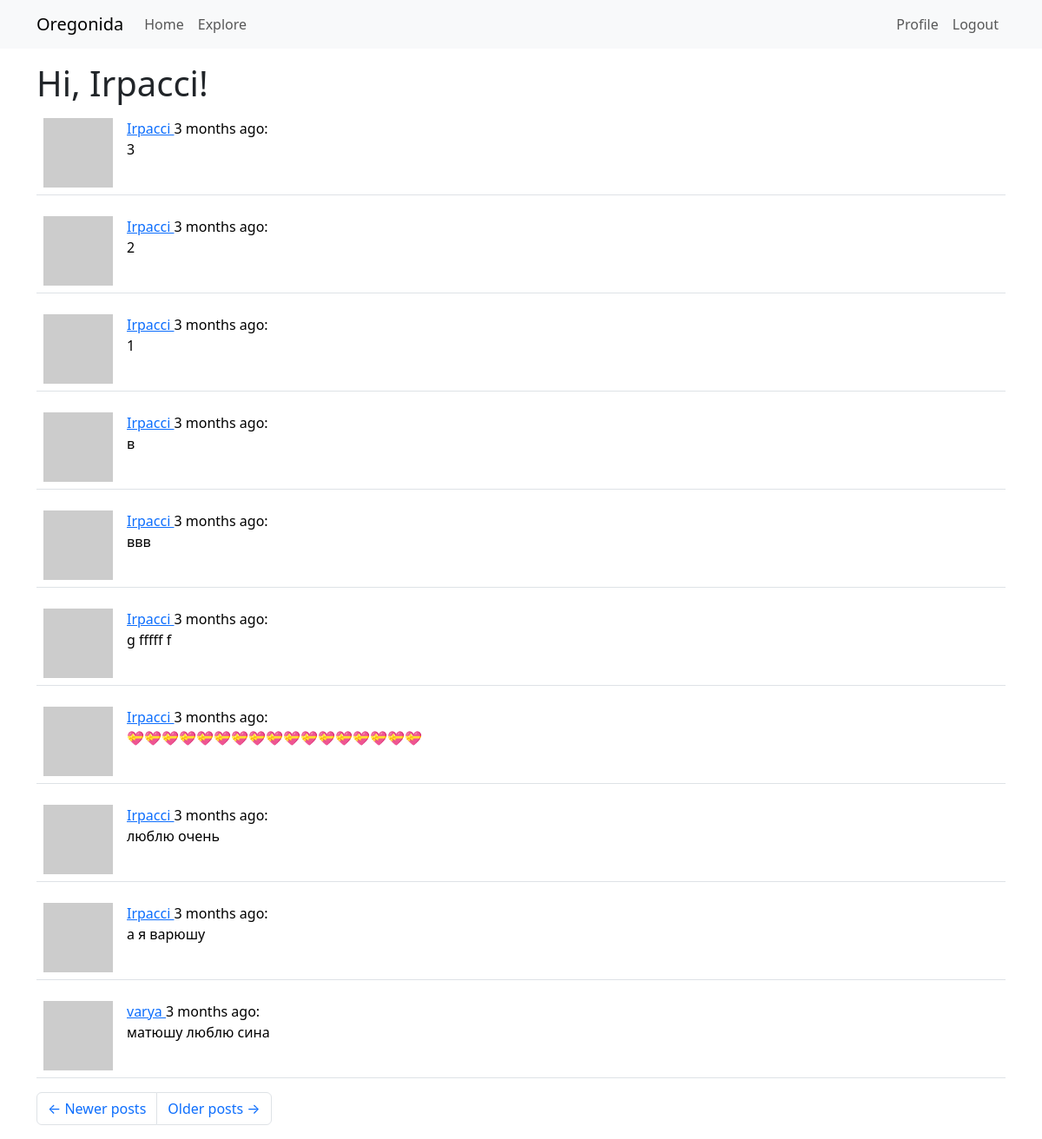
Screenshot of /explore?page=2 (signed in) with the database file from the repository.
### app/models.py (models this page shows, shortened)
class User(UserMixin, db.Model):
    id: so.Mapped[int] = so.mapped_column(primary_key=True)
    username: so.Mapped[str] = so.mapped_column(sa.String(64), index=True,
                                                unique=True)
    email: so.Mapped[str] = so.mapped_column(sa.String(120), index=True,
                                             unique=True)
    password_hash: so.Mapped[Optional[str]] = so.mapped_column(sa.String(256))
    posts: so.WriteOnlyMapped['Post'] = so.relationship(
        back_populates='author')
    about_me: so.Mapped[Optional[str]] = so.mapped_column(sa.String(140))
    last_seen: so.Mapped[Optional[datetime]] = so.mapped_column(
        default=lambda: datetime.now(timezone.utc))
    following: so.WriteOnlyMapped['User'] = so.relationship(
        secondary=followers, primaryjoin=(followers.c.follower_id == id),
        secondaryjoin=(followers.c.followed_id == id),
        back_populates='followers')
    followers: so.WriteOnlyMapped['User'] = so.relationship(
        secondary=followers, primaryjoin=(followers.c.followed_id == id),
        secondaryjoin=(followers.c.follower_id == id),
        back_populates='following')
    def avatar(self, size):
        digest = md5(self.email.lower().encode('utf-8')).hexdigest()
        return f'https://www.gravatar.com/avatar/{digest}?d=identicon&s={size}'
    '''----------------------followers----------------------'''
    '''----------------------followers----------------------'''

class Post(db.Model):
    id: so.Mapped[int] = so.mapped_column(primary_key=True)
    body: so.Mapped[str] = so.mapped_column(sa.String(140))
    timestamp: so.Mapped[datetime] = so.mapped_column(
        index=True, default=lambda: datetime.now(timezone.utc))
    user_id: so.Mapped[int] = so.mapped_column(sa.ForeignKey(User.id),
                                               index=True)
    author: so.Mapped[User] = so.relationship(back_populates='posts')

### app/routes.py (the view)
@app.route('/explore')
@login_required
def explore():
    page = request.args.get('page', 1, type=int)
    query = sa.select(Post).order_by(Post.timestamp.desc())
    posts = db.paginate(query, page=page,
                        per_page=app.config['POSTS_PER_PAGE'], error_out=False)
    next_url = url_for('explore', page=posts.next_num) \
        if posts.has_next else None
    prev_url = url_for('explore', page=posts.prev_num) \
        if posts.has_prev else None
    return render_template("index.html", title='Explore', posts=posts.items,
                           next_url=next_url, prev_url=prev_url)

### app/models.py (called while the page is built)
@login.user_loader
def load_user(id):
    return db.session.get(User, int(id))

### app/routes.py (called while the page is built)
@app.before_request
def before_request():
    if current_user.is_authenticated:
        current_user.last_seen = datetime.now(timezone.utc)
        db.session.commit()

### app/templates/index.html (shortened to what this page needs)
{% extends "base.html" %}
{% import "bootstrap_wtf.html" as wtf %}
{% block content %}
    <h1>Hi, {{ current_user.username }}!</h1>
    {% for post in posts %}
        {% include '_post.html' %}
    {% endfor %}
    <nav aria-label="Post navigation">
        <ul class="pagination">
            <li class="page-item{% if not prev_url %} disabled{% endif %}">
                <a class="page-link" href="{{ prev_url }}">
                    <span aria-hidden="true">&larr;</span> Newer posts
                </a>
            </li>
            <li class="page-item{% if not next_url %} disabled{% endif %}">
                <a class="page-link" href="{{ next_url }}">
                    Older posts <span aria-hidden="true">&rarr;</span>
                </a>
            </li>
        </ul>
    </nav>
{% endblock %}

### app/templates/_post.html
<table class="table table-hover">
    <tr>
        <td width="70px">
            <a href="{{ url_for('user', id=post.author.id) }}">
                <img src="{{ post.author.avatar(70) }}" />
            </a>
        </td>
        <td>
            <a href="{{ url_for('user', id=post.author.id) }}">
                {{ post.author.username }}
            </a>
            {{ moment(post.timestamp).fromNow() }}:
            <br>
            {{ post.body }}
        </td>
    </tr>
</table>

### rows the page displays
User: username "Irpacci"
Post: author.username "Irpacci", timestamp "3 months ago", body "3"
Post: author.username "Irpacci", timestamp "3 months ago", body "2"
Post: author.username "Irpacci", timestamp "3 months ago", body "1"
Post: author.username "Irpacci", timestamp "3 months ago", body "в"
Post: author.username "Irpacci", timestamp "3 months ago", body "ввв"
Post: author.username "Irpacci", timestamp "3 months ago", body "g fffff f"
Post: author.username "Irpacci", timestamp "3 months ago", body "💝💝💝💝💝💝💝💝💝💝💝💝💝💝💝💝💝"
Post: author.username "Irpacci", timestamp "3 months ago", body "люблю очень"
Post: author.username "Irpacci", timestamp "3 months ago", body "а я варюшу"
Post: author.username "varya", timestamp "3 months ago", body "матюшу люблю сина"
